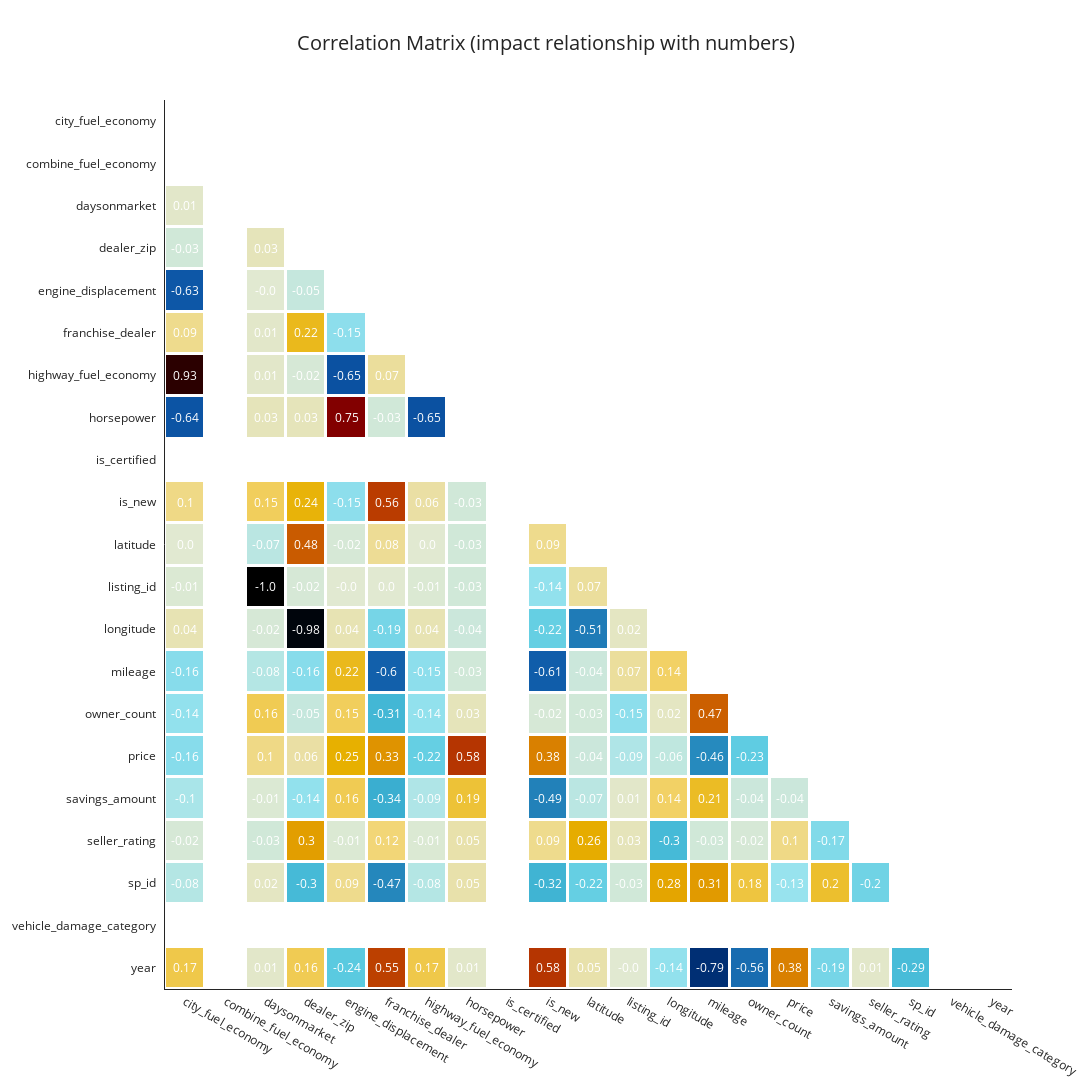

Notebook source saved alongside this figure:
### Code cell
# numeric var correlations

import plotly.figure_factory as ff

corr = df.corr()

mask = np.triu(np.ones_like(corr, dtype=bool))
corr = corr.mask(mask)
fig = ff.create_annotated_heatmap(
    z=corr.to_numpy().round(2),
    x=list(corr.index.values),
    y=list(corr.columns.values),       
    xgap=3, ygap=3,
    zmin=-1, zmax=1,
colorscale='icefire',
    colorbar_thickness=30,
    colorbar_ticklen=3,
)
fig.update_layout(title_text='Correlation Matrix (impact relationship with numbers)',
                  title_x=0.5,
                  titlefont={'size': 20},
                  width=1200, height=1200,
                  xaxis_showgrid=False,
                  xaxis={'side': 'bottom'},
                  yaxis_showgrid=False,
                  yaxis_autorange='reversed',                   
                  paper_bgcolor=None,
                  template="simple_white"
                  )
fig.show()
